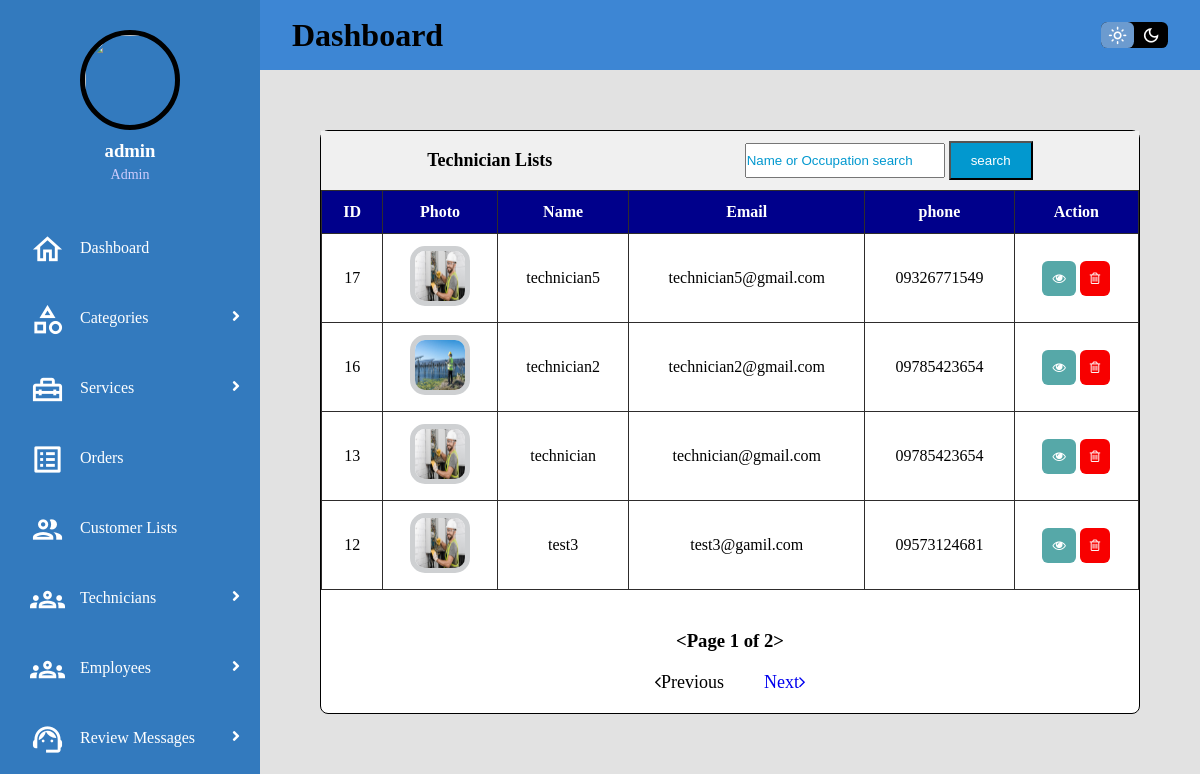
The app's page /ets/search_by2/ (signed in) with its own data.
### ETS_app/models.py (models this page shows, shortened)
class Technician(models.Model):
    full_name = models.CharField(max_length=100)
    email = models.EmailField()
    phone = models.CharField(max_length=20)
    birth = models.DateField()
    gender = models.ForeignKey(Gender, on_delete=models.CASCADE, default=None)
    nrc = models.CharField(max_length=100)
    image = models.ImageField(default=None, blank=True)
    occupation = models.ForeignKey(Occupation, on_delete=models.CASCADE, default=None)
    qualification = models.TextField()
    password = models.CharField(max_length=30)
    status = models.BooleanField(default=False)
    create_at = models.DateTimeField(default=None)

### ETS_app/views.py (the view)
# urls.py: path('search_by2/',search_by2),
@permission_required('ETS_app.view_technician', login_url='m_login')
def search_by2(request):
    search = request.GET.get('search')
    if search:
        technician = Technician.objects.filter(
            Q(full_name__icontains=search) |
            Q(occupation__name__icontains=search),
            status=True
        )
        paginator = Paginator(technician, 4)
        page_number = request.GET.get('page')
        page_obj = paginator.get_page(page_number)
        return render(request, 'M_technician_lists.html', {'technician': page_obj})
    else:
        technician = Technician.objects.filter(status=True).order_by('-create_at')
        paginator = Paginator(technician, 4)
        page_number = request.GET.get('page')
        page_obj = paginator.get_page(page_number)
        return render(request, 'M_technician_lists.html', {'technician': page_obj})

### utils/context_processor.py (called while the page is built)
def customer(request):
    try:
        c_user = Customer.objects.get(email=request.user.email)
        return {'c_user':c_user}
    except Exception:
        return {'c_user':None}

def technician(request):
    try:
        t_user = Technician.objects.get(email=request.user.email)
        return {'t_user':t_user}
    except Exception:
        return {'t_user':None}

def main(request):
    try:
        m_user = Main.objects.get(email=request.user.email)
        return {'m_user':m_user}
    except Exception:
        return {'m_user':None}

### ETS_app/templates/M_technician_lists.html (shortened to what this page needs)
{% extends "M_base.html" %}
{% block body %}
{% load static %}
<div class="main">
    <div class="service-add-box-size">
        <div class="service-add-box">
            <div class="service-table-header">
                <p>Technician Lists</p>
                <form action="/ets/search_by2">
                    <input type="search" name="search" placeholder="Name or Occupation search" style="height:35px;width:200px;">
                    <button class="add-new" type="submit">search</button>
                </form>
            </div>
            <table class="service-table">
                {% if technician %}
                <thead>
                    <th>ID</th>
                    <th>Photo</th>
                    <th>Name</th>
                    <th>Email</th>
                    <th>phone</th>
                    <th>Action</th>
                </thead>
                {% for i in technician %}
                <tbody>
                    <tr>
                        <td data-label="ID">{{i.id}}</td>
                        <td data-label="Photo">
                            {% if i.image %}
                            <img src={{i.image.url}} style="height: 60px;width: 60px;border-radius: 15px;border: 5px solid #ced0d2;" />
                            {% endif %}
                        </td>
                        <td data-label="Name">{{i.full_name}}</td>
                        <td data-label="Email">{{i.email}}</td>
                        <td data-label="Phone">{{i.phone}}</td>
                        <td data-label="Action">
                            <a href="/ets/m_technician/detail/{{i.id}}"><button style="background-color:rgb(86, 168, 168)" ><i class="fa fa-eye"></i></button></a>
                            <a href="/ets/m_technician/delete/{{i.email}}" onclick="return confirm('Are you sure?');"><button style="background-color:#f80000;"><i class="fa fa-trash-o"></i></button></a>
                        </td>
                    </tr>
                </tbody>
                {% endfor %}
                {% else %}
                <font align="center">
                    <h3>Nothing to show!</h3>
                </font>
                {% endif %}
            </table>
            {% if technician.has_other_pages %}
            <div class="pagination-title">
                <h3>{{ technician }}</h3>
            </div>
            <div class="box1">
                <div class="pagination">
                    <ul>
                        {% if technician.has_previous %}
                        <li class="btn prev"><a class="tag" href="?page={{ technician.previous_page_number }}"><span><i
                                        class="fa fa-angle-left">Previous</i></span></a></li>
                        {% else %}
                        <li class="btn prev disabled"><span><i class="fa fa-angle-left">Previous</i></span></li>
                        {% endif %}
                        {% if technician.has_next %}
                        <li class="btn next"><a class="tag" href="?page={{ technician.next_page_number }}"><span>Next<i
                                        class="fa fa-angle-right"></i></span></a></li>
                        {% else %}
                        <li class="btn next disabled"><span>Next<i class="fa fa-angle-right"></i></span></li>
                        {% endif %}
                    </ul>
                </div>
            </div>
            {% endif %}
        </div>
        </div>
    </div>
</div>
{% endblock %}

### templates/M_sidebar.html (shortened to what this page needs)
{% load static %}
<!DOCTYPE html>
<html>
    <body>
        <div id="sidebar">
            <div class="profile">
                {% if m_user %}
                    {% if m_user.image %}
                    <img src="{{m_user.image.url}}">
                    {% endif %}
                    <h3>{{m_user.name}}</h3>
                    <p>{{m_user.occupation.name}}</p>
                {% else %}
                    <img src="{% static 'images/admin.png'%}">
                    <h3>{{user.username}}</h3>
                    <p>Admin</p>
                {% endif %}
            </div>
            <div class="menu">
                {% if user.is_superuser%}
                <div class="item"><a href="/ets/m_dashboard"><span class="material-icons-outlined">home</span>Dashboard</a></div>
                <div class="item-dropdown" ><a class="sub-btn"><span class="material-icons-outlined">category</span>Categories
                    <i class="fas fa-angle-right dropdown"></i>
                    </a>
                </div>
                <div class="item-dropdown" ><a class="sub-btn"><span class="material-icons-outlined">home_repair_service</span>Services
                    <i class="fas fa-angle-right dropdown"></i>
                    </a>
                </div>
                <div class="item"><a href="/ets/m_order/list"><span class="material-icons-outlined">list_alt</span>Orders</a></div>
                <div class="item"><a href="/ets/m_customer/list"><span class="material-icons-outlined">people</span>Customer Lists</a></div>
                <div class="item-dropdown" ><a class="sub-btn"><span class="material-icons-outlined">groups</span>Technicians
                    <i class="fas fa-angle-right dropdown"></i>
                    </a>
                </div>
                <div class="item-dropdown" ><a class="sub-btn"><span class="material-icons-outlined">groups</span>Employees
                    <i class="fas fa-angle-right dropdown"></i>
                    </a>
                </div>
                <div class="item-dropdown" ><a class="sub-btn"><span class="material-icons-outlined">support_agent</span>Review Messages
                    <i class="fas fa-angle-right dropdown"></i>
                    </a>
                </div>
                {% endif %}
            </div>
        </div>
    </body>
</html>

### static/css/M_dashboard.css (style rules this page uses)
* { margin: 0; padding: 0; box-sizing:border-box; }
.material-icons-outlined { vertical-align: middle; line-height: 1px; font-size: 35px; }
:root { --color-primary: #6C9BCF; --color-text: black; --color-grid-background: #e2e2e2; --color-nav-background: #3d86d4; --color-side-background: #337abe; --color-main-background: white; --color-menu-background: #5889b7; --color-table-header:rgba(240,240,240); }
#sidebar { grid-area: side; height: 100%; background: var(--color-side-background); overflow-y: auto; transition: all 0.5s; -webkit-transition: all 0.5s; color: var(--color-text); }
#sidebar .menu { width: 100%; margin-top: 30px; }
#sidebar .menu .item, #sidebar .menu .item-dropdown { position: relative; cursor: pointer; }
.item a, .item-dropdown a { color: #fff; font-size: 16px; text-decoration: none; display: block; padding: 5px 30px; line-height: 60px; }
.item span, .item-dropdown span { margin-right: 15px; }
#sidebar .menu .item-dropdown .sub-btn .dropdown { position: absolute; right: 0; margin: 20px; transition: 0.3s ease; }
.profile { margin-top: 30px; margin-bottom: 15px; text-align: center; }
.profile img { display: block; width: 100px; height: 100px; border-radius: 50%; margin: 0 auto; border: 5px solid var(--color-text); }
.profile h3 { color: #ffffff; margin: 10px 0 5px; }
.profile p { color: rgba(206, 204, 253); font-size: 14px; }
.main { grid-area: main; overflow-y: auto; background: var(--color-grid-background); padding: 20px 20px; color: var(--color-text); }
.service-add-box-size { padding:2.5rem 2.5rem 0 2.5rem; display:flex; justify-content:center; }
.service-add-box { width:100%; border:1px solid var(--color-text); border-radius:0.5rem; background:var(--color-main-background); }
.service-table { width:100%; border-collapse:collapse; }
.service-table-header { display:flex; justify-content:space-around; align-items:center; padding:10px; background-color:var(--color-table-header); }
.service-table-header > p { color:var(--color-text); font-size:large; font-weight:bold; }
.add-new { padding:10px 20px; color:#ffffff; background-color:#0298cf; }
.service-table > tbody > tr > td > a > button { outline:none; border:none; cursor:pointer; border-radius:6px; padding:10px; color:#ffffff; }
.service-table th { background-color:darkblue; color:#ffffff; }
th ,td { border:1px solid rgb(46, 44, 44); padding:12px 15px; text-align: center; color:var(--color-text); font-size:16px; }
::placeholder { color:#0298cf; }
.box1 { margin:0; padding:0; box-sizing:border-box; display:flex; align-items:center; justify-content:center; }
.pagination-title { text-align:center; padding-top:2.5rem; }
.pagination ul { display:flex; background-color:var(--color-main-background); padding:8px; border-radius:50px; }
.pagination ul li { list-style:none; line-height:45px; text-align:center; font-size:18px; font-weight:500; cursor:pointer; transition: all 0.3s ease }
.pagination ul li.btn { padding:0 20px; }
.pagination ul li.prev { border-radius:25px 5px 5px 25px; }
.pagination ul li.next { border-radius:5px 25px 25px 5px; }
.tag { text-decoration: none; }

### records on screen
Technician: id "17", image (picture), full_name "technician5", email "technician5@gmail.com", phone "09326771549"
Technician: id "16", image (picture), full_name "technician2", email "technician2@gmail.com", phone "09785423654"
Technician: id "13", image (picture), full_name "technician", email "technician@gmail.com", phone "09785423654"
Technician: id "12", image (picture), full_name "test3", email "test3@gamil.com", phone "09573124681"

### other values on screen
{{ user.username }} "admin"
{{ technician }} "<Page 1 of 2>"
